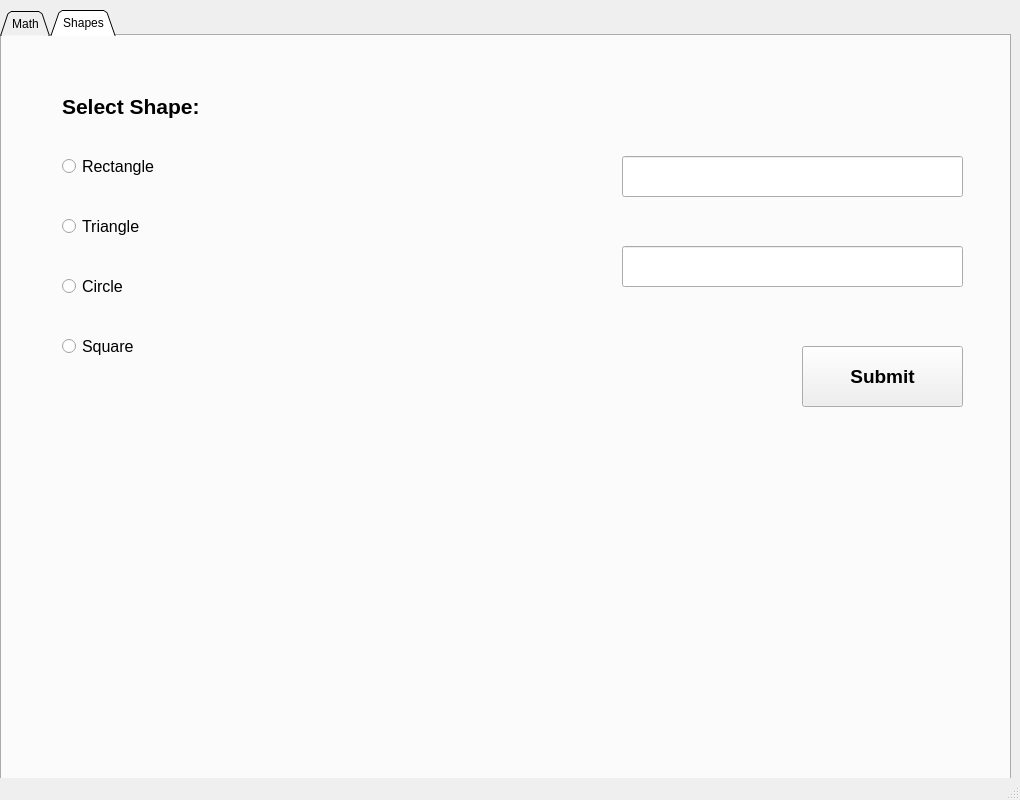
<?xml version="1.0" encoding="UTF-8"?>
<ui version="4.0">
 <class>MainWindow</class>
 <widget class="QMainWindow" name="MainWindow">
  <property name="geometry">
   <rect>
    <x>0</x>
    <y>0</y>
    <width>1020</width>
    <height>800</height>
   </rect>
  </property>
  <property name="minimumSize">
   <size>
    <width>1020</width>
    <height>800</height>
   </size>
  </property>
  <property name="maximumSize">
   <size>
    <width>1020</width>
    <height>800</height>
   </size>
  </property>
  <property name="windowTitle">
   <string>MainWindow</string>
  </property>
  <widget class="QWidget" name="centralwidget">
   <widget class="QTabWidget" name="tabWidget">
    <property name="geometry">
     <rect>
      <x>0</x>
      <y>10</y>
      <width>1011</width>
      <height>781</height>
     </rect>
    </property>
    <property name="tabPosition">
     <enum>QTabWidget::North</enum>
    </property>
    <property name="tabShape">
     <enum>QTabWidget::Triangular</enum>
    </property>
    <property name="currentIndex">
     <number>1</number>
    </property>
    <widget class="QWidget" name="math">
     <attribute name="title">
      <string>Math</string>
     </attribute>
    </widget>
    <widget class="QWidget" name="shapes">
     <attribute name="title">
      <string>Shapes</string>
     </attribute>
     <widget class="QLabel" name="label_prompt">
      <property name="geometry">
       <rect>
        <x>60</x>
        <y>40</y>
        <width>201</width>
        <height>61</height>
       </rect>
      </property>
      <property name="font">
       <font>
        <family>Arial</family>
        <pointsize>16</pointsize>
        <weight>75</weight>
        <bold>true</bold>
       </font>
      </property>
      <property name="text">
       <string>Select Shape:</string>
      </property>
      <property name="alignment">
       <set>Qt::AlignJustify|Qt::AlignVCenter</set>
      </property>
     </widget>
     <widget class="QRadioButton" name="radioButton_rectangle">
      <property name="geometry">
       <rect>
        <x>60</x>
        <y>110</y>
        <width>121</width>
        <height>41</height>
       </rect>
      </property>
      <property name="font">
       <font>
        <family>Arial</family>
        <pointsize>12</pointsize>
       </font>
      </property>
      <property name="text">
       <string>Rectangle</string>
      </property>
      <attribute name="buttonGroup">
       <string notr="true">buttonGroup</string>
      </attribute>
     </widget>
     <widget class="QRadioButton" name="radioButton_triangle">
      <property name="geometry">
       <rect>
        <x>60</x>
        <y>170</y>
        <width>121</width>
        <height>41</height>
       </rect>
      </property>
      <property name="font">
       <font>
        <family>Arial</family>
        <pointsize>12</pointsize>
       </font>
      </property>
      <property name="text">
       <string>Triangle</string>
      </property>
      <attribute name="buttonGroup">
       <string notr="true">buttonGroup</string>
      </attribute>
     </widget>
     <widget class="QRadioButton" name="radioButton_circle">
      <property name="geometry">
       <rect>
        <x>60</x>
        <y>230</y>
        <width>121</width>
        <height>41</height>
       </rect>
      </property>
      <property name="font">
       <font>
        <family>Arial</family>
        <pointsize>12</pointsize>
       </font>
      </property>
      <property name="text">
       <string>Circle</string>
      </property>
      <attribute name="buttonGroup">
       <string notr="true">buttonGroup</string>
      </attribute>
     </widget>
     <widget class="QRadioButton" name="radioButton_square">
      <property name="geometry">
       <rect>
        <x>60</x>
        <y>290</y>
        <width>121</width>
        <height>41</height>
       </rect>
      </property>
      <property name="font">
       <font>
        <family>Arial</family>
        <pointsize>12</pointsize>
       </font>
      </property>
      <property name="text">
       <string>Square</string>
      </property>
      <attribute name="buttonGroup">
       <string notr="true">buttonGroup</string>
      </attribute>
     </widget>
     <widget class="QLabel" name="label_output_text">
      <property name="geometry">
       <rect>
        <x>460</x>
        <y>390</y>
        <width>461</width>
        <height>261</height>
       </rect>
      </property>
      <property name="font">
       <font>
        <family>Arial</family>
        <pointsize>14</pointsize>
        <weight>75</weight>
        <bold>true</bold>
       </font>
      </property>
      <property name="text">
       <string/>
      </property>
      <property name="alignment">
       <set>Qt::AlignCenter</set>
      </property>
     </widget>
     <widget class="QPushButton" name="pushButton_submit">
      <property name="geometry">
       <rect>
        <x>800</x>
        <y>310</y>
        <width>161</width>
        <height>61</height>
       </rect>
      </property>
      <property name="font">
       <font>
        <family>Arial</family>
        <pointsize>14</pointsize>
        <weight>75</weight>
        <bold>true</bold>
       </font>
      </property>
      <property name="text">
       <string>Submit</string>
      </property>
     </widget>
     <widget class="QLabel" name="label_output_shape">
      <property name="geometry">
       <rect>
        <x>80</x>
        <y>370</y>
        <width>280</width>
        <height>280</height>
       </rect>
      </property>
      <property name="text">
       <string/>
      </property>
     </widget>
     <widget class="QLineEdit" name="lineEdit_input_1">
      <property name="geometry">
       <rect>
        <x>620</x>
        <y>120</y>
        <width>341</width>
        <height>41</height>
       </rect>
      </property>
     </widget>
     <widget class="QLineEdit" name="lineEdit_input_2">
      <property name="geometry">
       <rect>
        <x>620</x>
        <y>210</y>
        <width>341</width>
        <height>41</height>
       </rect>
      </property>
     </widget>
     <widget class="QLabel" name="label_enter_1">
      <property name="geometry">
       <rect>
        <x>330</x>
        <y>110</y>
        <width>271</width>
        <height>61</height>
       </rect>
      </property>
      <property name="font">
       <font>
        <family>Arial</family>
        <pointsize>14</pointsize>
        <weight>75</weight>
        <bold>true</bold>
       </font>
      </property>
      <property name="text">
       <string/>
      </property>
      <property name="alignment">
       <set>Qt::AlignRight|Qt::AlignTrailing|Qt::AlignVCenter</set>
      </property>
     </widget>
     <widget class="QLabel" name="label_enter_2">
      <property name="geometry">
       <rect>
        <x>330</x>
        <y>200</y>
        <width>271</width>
        <height>61</height>
       </rect>
      </property>
      <property name="font">
       <font>
        <family>Arial</family>
        <pointsize>14</pointsize>
        <weight>75</weight>
        <bold>true</bold>
       </font>
      </property>
      <property name="text">
       <string/>
      </property>
      <property name="alignment">
       <set>Qt::AlignRight|Qt::AlignTrailing|Qt::AlignVCenter</set>
      </property>
     </widget>
     <widget class="QLabel" name="label_output_shape_text_bottom">
      <property name="geometry">
       <rect>
        <x>170</x>
        <y>630</y>
        <width>91</width>
        <height>31</height>
       </rect>
      </property>
      <property name="font">
       <font>
        <weight>75</weight>
        <bold>true</bold>
       </font>
      </property>
      <property name="text">
       <string/>
      </property>
      <property name="alignment">
       <set>Qt::AlignCenter</set>
      </property>
     </widget>
     <widget class="QLabel" name="label_output_shape_text_middle">
      <property name="geometry">
       <rect>
        <x>210</x>
        <y>510</y>
        <width>91</width>
        <height>31</height>
       </rect>
      </property>
      <property name="font">
       <font>
        <weight>75</weight>
        <bold>true</bold>
       </font>
      </property>
      <property name="text">
       <string/>
      </property>
      <property name="alignment">
       <set>Qt::AlignCenter</set>
      </property>
     </widget>
     <widget class="QLabel" name="label_output_shape_text_right">
      <property name="geometry">
       <rect>
        <x>330</x>
        <y>520</y>
        <width>91</width>
        <height>31</height>
       </rect>
      </property>
      <property name="font">
       <font>
        <weight>75</weight>
        <bold>true</bold>
       </font>
      </property>
      <property name="text">
       <string/>
      </property>
      <property name="alignment">
       <set>Qt::AlignCenter</set>
      </property>
     </widget>
    </widget>
   </widget>
  </widget>
  <widget class="QMenuBar" name="menubar">
   <property name="geometry">
    <rect>
     <x>0</x>
     <y>0</y>
     <width>1020</width>
     <height>26</height>
    </rect>
   </property>
  </widget>
  <widget class="QStatusBar" name="statusbar"/>
 </widget>
 <resources/>
 <connections/>
 <buttongroups>
  <buttongroup name="buttonGroup"/>
 </buttongroups>
</ui>
